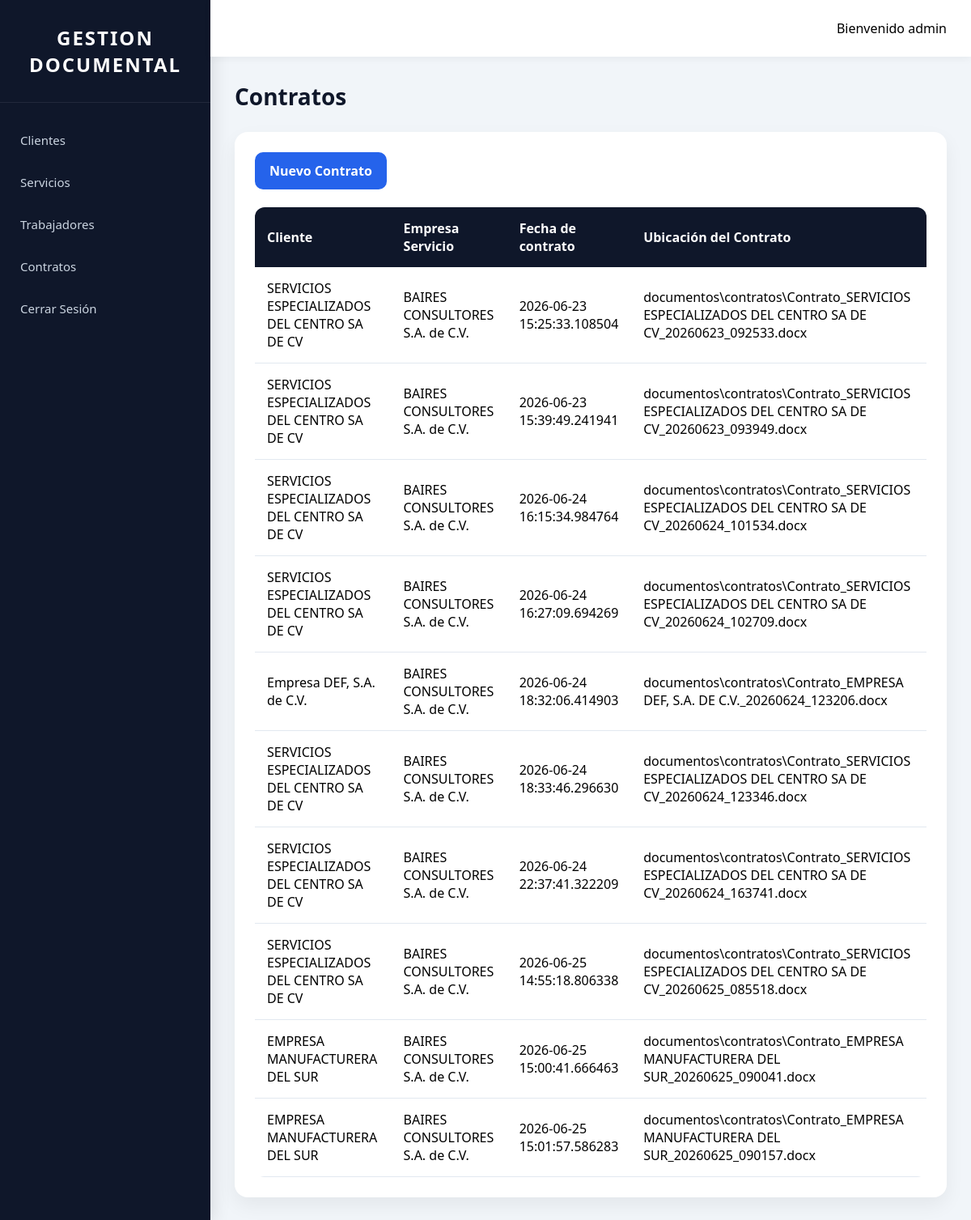
/contratos (signed in), run on an earlier commit of the app's database.
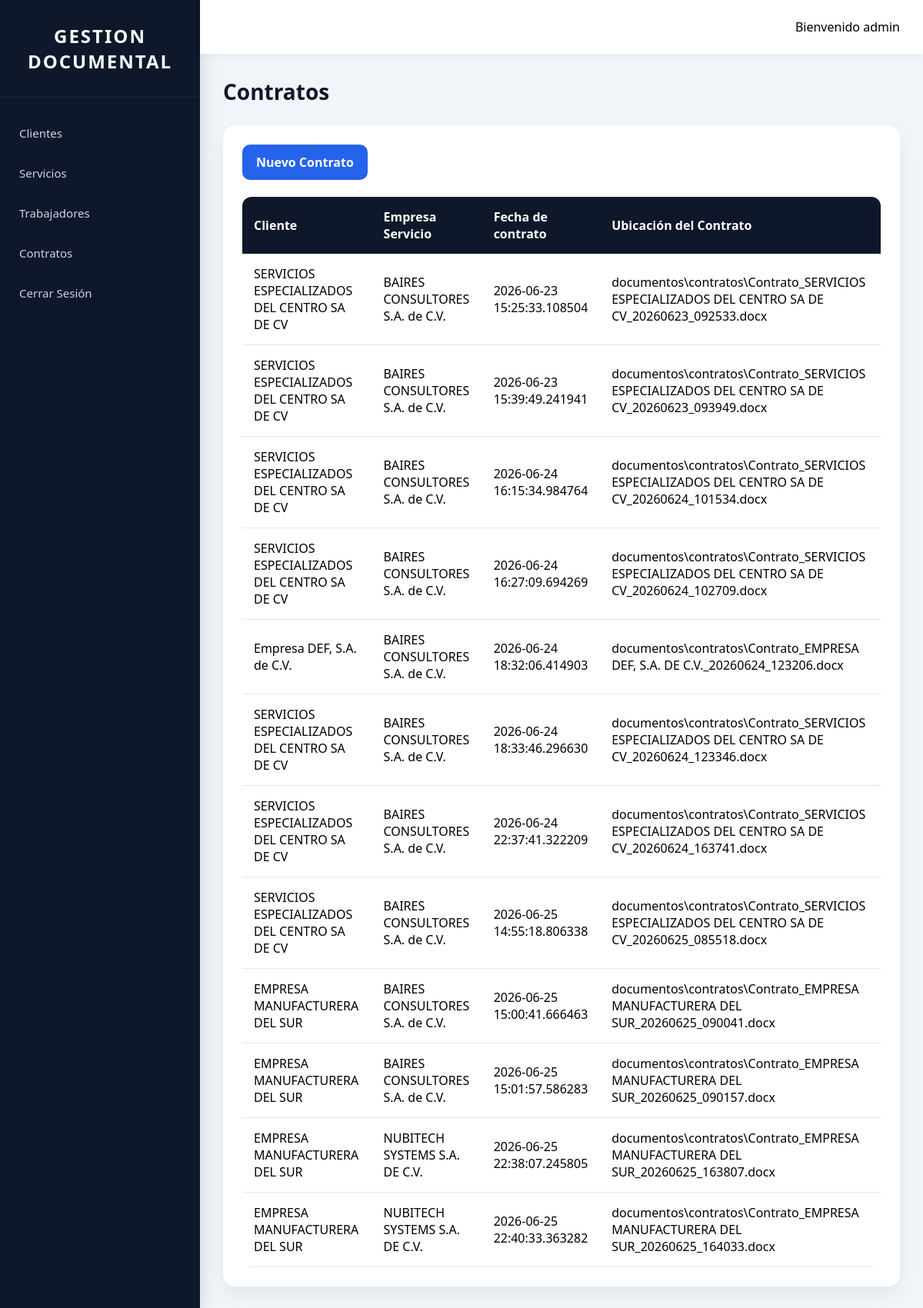
And on a later commit of the database.
### models/models.py (models this page shows)
class Users(UserMixin, db.Model):
    __tablename__ = 'dim_usuarios'
    id = db.Column(db.Integer, primary_key=True)
    nombre = db.Column(db.String(200))
    fecha_nacimiento = db.Date
    nombre_usuario = db.Column(db.String(200))
    contraseña = db.Column(db.String(200))
    tipo_usuario = db.Column(db.String(200), default="LEGAL")
    activo = db.Column(db.Boolean, default=True)

class Contrato(db.Model):
    __tablename__ = 'fact_contratos'
    id = db.Column(
        db.Integer,
        primary_key=True
    )
    cliente_id = db.Column(
        db.Integer,
        db.ForeignKey('dim_clientes.id'),
        nullable=False
    )
    proyecto_id = db.Column(
        db.Integer,
        db.ForeignKey('dim_servicios.id'),
        nullable=False
    )
    nom_empresa = db.Column(
        db.Text
    )
    nom_cliente = db.Column(
        db.Text
    )
    '''tipo_documento = db.Column(
        db.String(100),
        nullable=False
    )'''
    monto = db.Column(db.Float)
    forma_pago = db.Column(
        db.Text
    )
    fecha_inicio = db.Column(
        db.Date
    )
    fecha_fin = db.Column(
        db.Date
    )
    vigencia = db.Column(
        db.String(50)
    )
    archivo_generado = db.Column(
        db.String(500)
    )
    fecha_generacion = db.Column(
        db.DateTime,
        default=datetime.utcnow
    )

### app.py (the view)
@app.route('/contratos')
@login_required
def contratos():
    clientes = Cliente.query.order_by(
        Cliente.nombre_cliente
    ).all()
    proyectos = Proyecto.query.order_by(
        Proyecto.nombre_proyecto
    ).all()
    trabajadores = Trabajador.query.order_by(
        Trabajador.nombre_trabajador
    ).all()
    contratos = Contrato.query.order_by(
        Contrato.nom_empresa
    ).all()
    return render_template(
        'contrato.html',
        clientes=clientes,
        proyectos=proyectos,
        trabajadores=trabajadores,
        contratos=contratos
    )

### app.py (called while the page is built)
@login_manager.user_loader
def load_user(id):
    return Users.query.get(
        int(id)
    )

### templates/contrato.html
{% extends 'base.html' %}
{% block content %}
<h1 class="page-title">
    Contratos
</h1>
<div class="card">
    <a
        href="{{ url_for('nuevo_contrato') }}"
        class="btn"
    >
        Nuevo Contrato
    </a>
    <br><br>
    <table>
        <thead>
            <tr>
                <th>Cliente</th>
                <th>Empresa Servicio</th>
                <th>Fecha de contrato</th>
                <th>Ubicación del Contrato</th>
            </tr>
        </thead>
        <tbody>
            {% for contrato in contratos %}
            <tr>
                <td>{{ contrato.nom_cliente }}</td>
                <td>{{ contrato.nom_empresa }}</td>
                <td>{{ contrato.fecha_generacion }}</td>
                <td>{{ contrato.archivo_generado }}</td>
            </tr>
            {% endfor %}
        </tbody>
    </table>
</div>
{% endblock %}

### templates/base.html (shortened to what this page needs)
<!DOCTYPE html>
<html>
<head>
    <link
        rel="stylesheet" href="{{ url_for('static',filename='css/menu.css') }}"
    >
</head>
<body>
<div class="layout">
    <aside class="sidebar">
        <div class="sidebar-logo">
            <h2>GESTION DOCUMENTAL</h2>
        </div>
        <nav>
            <a href="{{ url_for('clientes') }}">
                Clientes
            </a>
            <a href="{{ url_for('proyectos') }}">
                Servicios
            </a>
            <a href="{{ url_for('trabajadores') }}">
                Trabajadores
            </a>
            <a href="{{ url_for('contratos') }}">
                Contratos
            </a>
            <a href="{{ url_for('logout') }}">
                Cerrar Sesión
            </a>
        </nav>
    </aside>
    <main class="content">
        <header class="topbar">
            Bienvenido {{ current_user.nombre_usuario }}
        </header>
        <section class="page-content">
            {% block content %}
            {% endblock %}
        </section>
    </main>
</div>
</body>
</html>

### static/css/menu.css (style rules this page uses)
* { margin:0; padding:0; box-sizing:border-box; }
body { font-family:'Segoe UI',sans-serif; background:#f1f5f9; }
.layout { display:flex; min-height:100vh; }
.sidebar { width:260px; background:#0f172a; color:white; display:flex; flex-direction:column; box-shadow: 4px 0 20px rgba( 0, 0, 0, 0.10 ); }
.sidebar-logo { padding:30px 20px; text-align:center; border-bottom:1px solid rgba( 255, 255, 255, 0.08 ); }
.sidebar-logo h2 { font-size:24px; font-weight:700; letter-spacing:2px; }
.sidebar nav { padding-top:20px; }
.sidebar nav a { display:flex; align-items:center; gap:12px; padding:16px 25px; text-decoration:none; color:#cbd5e1; transition:0.3s; font-size:15px; }
.content { flex:1; display:flex; flex-direction:column; }
.topbar { background:white; height:70px; display:flex; align-items:center; justify-content:flex-end; padding:0 30px; box-shadow: 0 2px 10px rgba( 0, 0, 0, 0.05 ); }
.page-content { padding:30px; }
.card { background:white; padding:25px; border-radius:16px; box-shadow: 0 10px 25px rgba( 0, 0, 0, 0.06 ); }
.page-title { margin-bottom:25px; color:#0f172a; font-size:28px; font-weight:700; }
.btn { display:inline-block; background:#2563eb; color:white; text-decoration:none; padding:12px 18px; border-radius:10px; border:none; cursor:pointer; transition:0.3s; font-weight:600; }
table { width:100%; border-collapse:collapse; background:white; border-radius:12px; overflow:hidden; }
thead { background:#0f172a; color:white; }
th { padding:15px; text-align:left; }
td { padding:15px; border-bottom:1px solid #e2e8f0; }

What changed in the data, as far as the page shows it:
added Contrato: nom_cliente "EMPRESA MANUFACTURERA DEL SUR", nom_empresa "NUBITECH SYSTEMS S.A. DE C.V.", fecha_generacion "2026-06-25 22:38:07.245805", archivo_generado "documentos\\contratos\\Contrato_EMPRESA MANUFACTURERA DEL SUR_20260625_163807.docx"
added Contrato: nom_cliente "EMPRESA MANUFACTURERA DEL SUR", nom_empresa "NUBITECH SYSTEMS S.A. DE C.V.", fecha_generacion "2026-06-25 22:40:33.363282", archivo_generado "documentos\\contratos\\Contrato_EMPRESA MANUFACTURERA DEL SUR_20260625_164033.docx"
